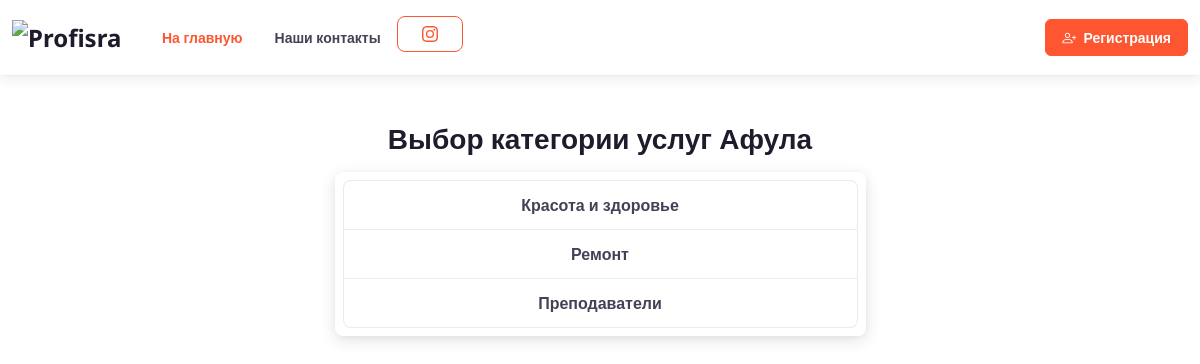
Screenshot of /cities/8/ with the database file from the repository.
### core/models.py (models this page shows, shortened)
class City(models.Model):
    name = models.CharField(max_length=100, unique=True)
    class Meta:
        verbose_name_plural = "Города"
        ordering = ['name']

class Category(models.Model):
    city = models.ForeignKey(City, on_delete=models.CASCADE)
    name = models.CharField(max_length=100)
    class Meta:
        verbose_name_plural = "Категории услуг"
        ordering = ['name']

### core/views.py (the view)
# urls.py: path('cities/<int:city_id>/', cat_views.category, name='category'),
def category(request, city_id):
    city = City.objects.get(pk=city_id)
    categories = Category.objects.filter(city=city).annotate(num_masters=Count('service__master')).filter(num_masters__gt=0)
    return render(request, 'category.html', {'city': city, 'categories': categories})

### core/templates/category.html (shortened to what this page needs)
{% extends "base.html" %}
{% load static %}
{% block content %}
    <div style="max-width:555px;" class="container justify justify-content-center pt-5 mt-5">
        <h3 align="center">Выбор категории услуг {{ city.name }} </h3>
        <div class="list-group text-center fw-bolder shadow p-2 mb-1 bg-body rounded">
        {% for category in categories %}
            <a href="{% url 'service' city.id category.id %}" class="list-group-item list-group-item-action" >{{ category.name }}</a>
        {% endfor %}
    </div>
</div>
{% endblock %}

### rows the page displays
City: name "Афула"
Category: name "Красота и здоровье"
Category: name "Ремонт"
Category: name "Преподаватели"
